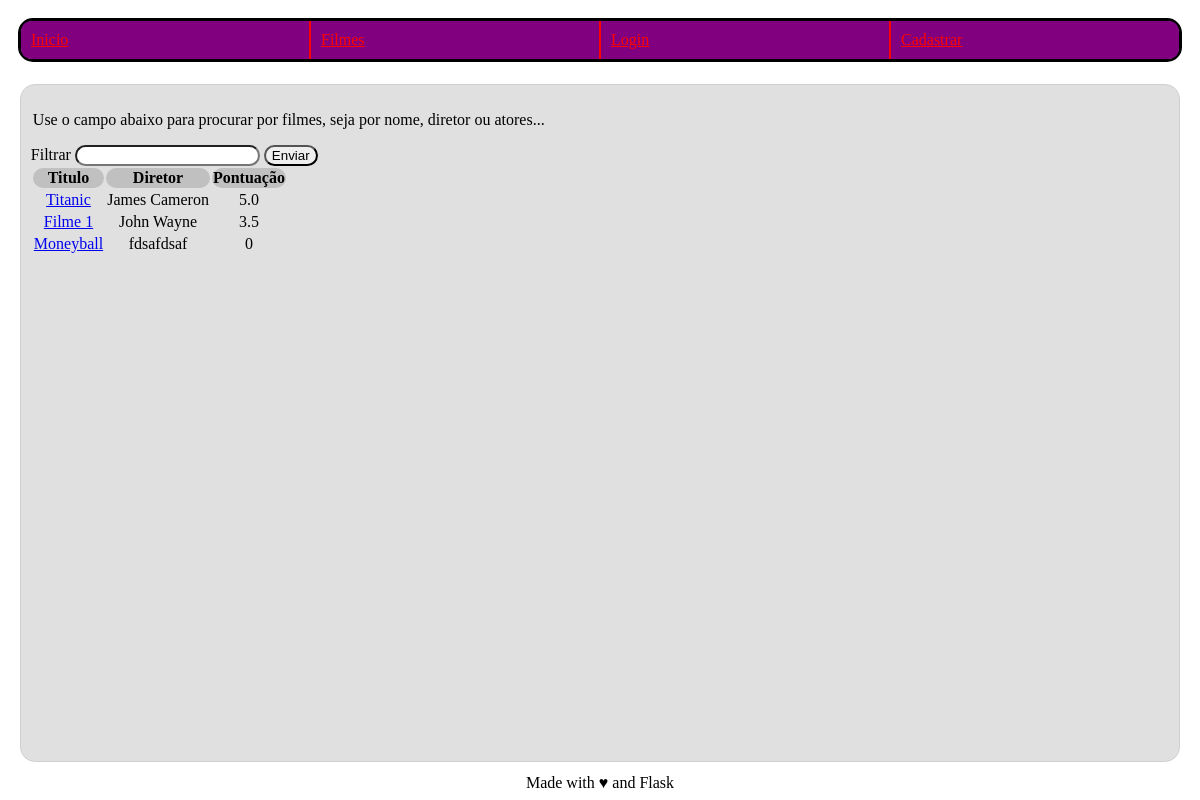
Page /filme/ on the earlier database version.
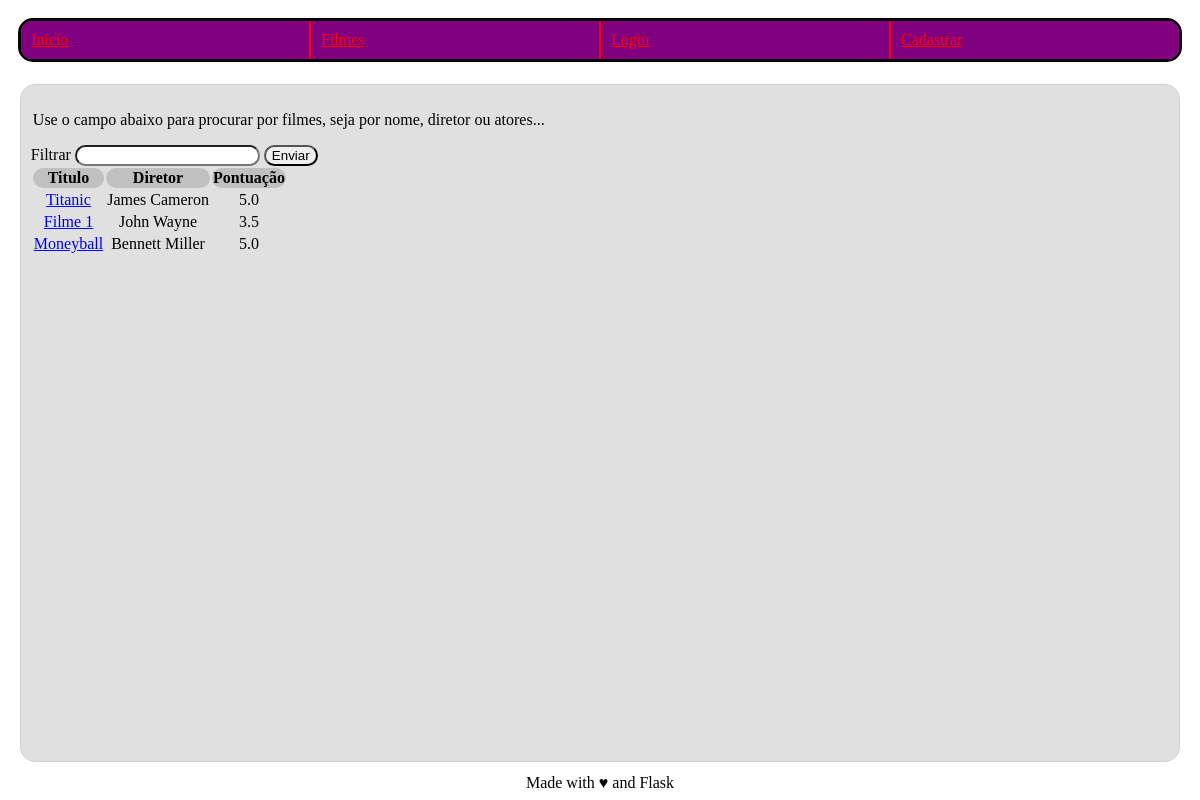
Same page on the later database version.
### imdb/filme/models.py (models this page shows, shortened)
class Filme(db.Model):
    __tablename__ = 'filme'
    id = db.Column(db.Integer, primary_key=True)
    titulo = db.Column(db.String(160), unique=True, nullable=False)
    id_imdb = db.Column(db.String(7), unique=True, nullable=False)
    atores = db.Column(db.String(1000), nullable=False)
    diretor = db.Column(db.String(160), nullable=False)
    avaliacoes = db.relationship(
        'Avaliacao', cascade="all,delete", backref='filme', lazy=True)
    def media_avaliacao(self):
        media = 0
        avaliacoes = self.avaliacoes
        total = sum([avaliacao.estrelas for avaliacao in avaliacoes])
        if len(avaliacoes) > 0:
            media = total / len(avaliacoes)
        return media

class Avaliacao(db.Model):
    __tablename__ = 'avaliacao'
    id = db.Column(db.Integer, primary_key=True)
    titulo = db.Column(db.String(200), nullable=False)
    corpo = db.Column(db.String(500))
    estrelas = db.Column(db.Integer, nullable=False)
    id_filme = db.Column(db.Integer, db.ForeignKey('filme.id'), nullable=False)
    id_usuario = db.Column(db.Integer, db.ForeignKey(
        'usuario.id'), nullable=False)

### imdb/filme/views.py (the view)
@filme.route("/", methods=["GET", "POST"])
def lista():
    filmes = []
    busca = False
    if request.method == "POST":
        busca = request.form.get("busca")
        filmes += Filme.query.filter(Filme.titulo.like(f"%{busca}%"))
        filmes += Filme.query.filter(Filme.id_imdb.like(f"%{busca}%"))
        filmes += Filme.query.filter(Filme.diretor.like(f"%{busca}%"))
        filmes += Filme.query.filter(Filme.atores.like(f"%{busca}%"))
        filmes = set(list(filmes))
    else:
        filmes = Filme.query.all()
    return render_template("lista.html.j2", filmes=filmes, busca=busca)

### imdb/filme/templates/lista.html.j2 (shortened to what this page needs)
{% extends "base.html.j2" %}
{% block content %}
<p>Use o campo abaixo para procurar por filmes, seja por nome, diretor ou atores...</p>
<form action="{{url_for('filme.lista')}}" method="POST" id="form1">
   <div>
      <label for="busca">Filtrar</label>
      <input type="text" name="busca"/>
      <button type="submit" form="form1" value="submit">Enviar</button>
   </div>
</form>
<table>
  <tr>
    <th>Titulo</th>
    <th>Diretor</th>
    <th>Pontuação</th>
  </tr>
  {% for filme in filmes %}
    <tr>
      <td><a href="{{url_for('filme.visualizar', id_filme=filme.id)}}">{{filme.titulo}}</a></td>
      <td>{{filme.diretor}}</td>
      <td>{{filme.media_avaliacao()|round(1)}}</td>
    </tr>
  {% endfor%}
</table>
{% endblock %}

### imdb/templates/base.html.j2 (shortened to what this page needs)
<!DOCTYPE html>
<html>
  <head>
    {% block head %}
    <link rel="stylesheet" href="{{ url_for('static', filename='styles/style.css') }}">
    {% endblock %}
  </head>
  <body>
    {% block navbar %}
      <nav>
        <a href="{{url_for('principal.index')}}">Inicio</a>
        <a href="{{url_for('filme.lista')}}">Filmes</a>
        {% if not current_user.is_authenticated %}
          <a href="{{url_for('principal.login')}}">Login</a>
          <a href="{{url_for('usuario.cadastrar_usuario')}}">Cadastrar</a>
        {% else %}
          <a href="{{url_for('usuario.perfil')}}">{{current_user.username}}</a>
          <a href="{{url_for('principal.logout')}}">Logout</a>
        {% endif %}
      </nav>
    {% endblock %}
    <div id="content">{% block content %}{% endblock %}</div>
    <div id="footer">
      {% block footer %}
      Made with &hearts; and Flask
      {% endblock %}
    </div>
  </body>
</html>

### imdb/static/styles/style.css (style rules this page uses)
#content { margin: 1%; background-color: #e0e0e0; border-color: #d0d0d0; border-style: solid; border-width: thin; border-radius: 15px }
p { margin-left: 2px; }
#footer { align-self: center; }
nav { margin: 10px; border-style: solid; display: flex; flex-wrap: wrap; }
nav a { flex: 1; padding: 10px; margin: 0px; float: left; background-color: purple; color: red; border-top-right-radius: 0; border-bottom-right-radius: 0; }
nav a:nth-child(n+2) { border-left-style: solid; border-radius: 0; border-left-width: 2px; }
nav a:first-child { border-left: 0px; border-top-left-radius: 10px; border-bottom-left-radius: 10px; }
nav a:last-child { border-right: 0px; border-top-right-radius: 10px; border-bottom-right-radius: 10px; }
html, body { height: 100%; display: flex; flex-direction: column; }
#content { height: 100%; padding: 10px; }
tr { text-align: center; }
th { background-color: #c0c0c0; }
* { border-radius: 15px; }

Differences in the rows shown:
changed Filme "Moneyball": diretor "fdsafdsaf" → "Bennett Miller"; media_avaliacao "0" → "5.0"
